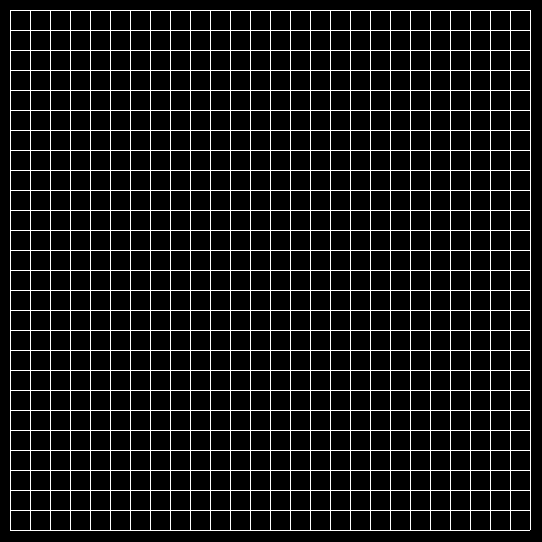
Frame 1 (no input)
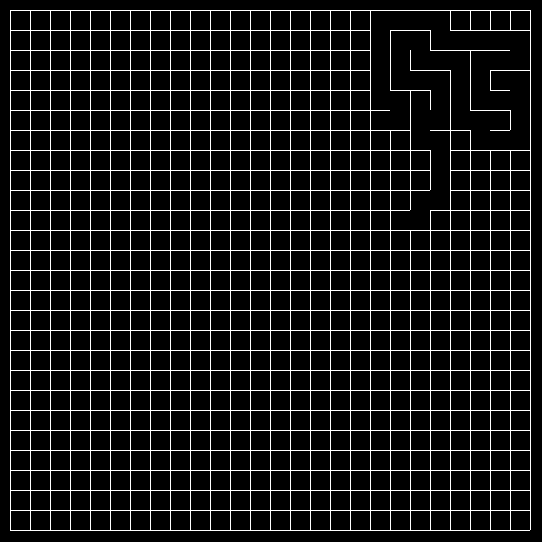
Frame 60 (no input)
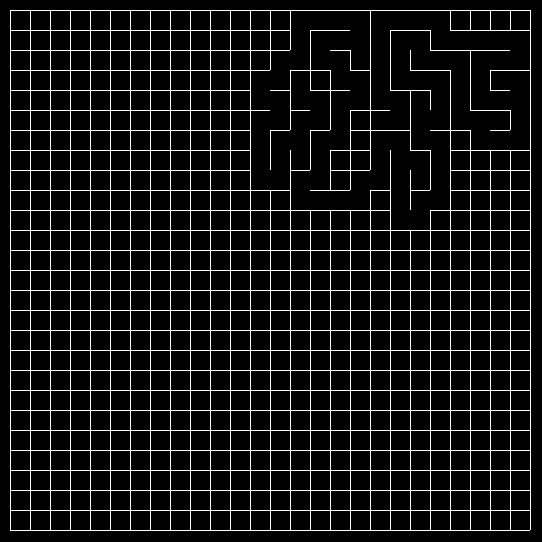
Frame 120 (the mouse pressed at the canvas centre since frame 60)

The p5.js sketch that drew these frames (run headless with seeded random() and noise() and a simulated clock; from frame 60 on, the mouse is pressed at the canvas centre):

// p5.js sketch
// ── sketch.js
var grid;
var cellSize;
var start;

var doneOnce = false;
var mouseActivated = false;
var done = false;

var stack = [];

// Algorithm taken from the Recursive Backtracker
// https://en.wikipedia.org/wiki/Maze_generation_algorithm

function setup() {
  createCanvas(542, 542);

  cellSize = 20;
  grid = new Grid();

  start = true;

  frameRate(30);
}

function draw() {
  background(0);

  grid.show();

  if (start) {
    var randX = floor(random(grid.cols));
    var randY = floor(random(grid.rows));
    var i = randX * grid.rows + randY;
    grid.cells[i].visited = true;
    grid.cells[i].highlight(color(255, 0, 0));
    stack.push(grid.cells[i]);
    start = false;
  } else if (!done) {
    var c = stack[stack.length - 1];
    var availNeighbors = [];
    for (var i=0; i<c.neighbors.length; i++) {
      if (!c.neighbors[i].visited) {
        availNeighbors.push(c.neighbors[i]);
      }
    }

    if (availNeighbors.length > 0) {
      var randN = floor(random(availNeighbors.length));
      var nextC = availNeighbors[randN];
      nextC.visited = true;
      nextC.highlight(color(0, 255, 0));
      var wallNum;
      if (c.pos.x == nextC.pos.x) {
        if (c.pos.y < nextC.pos.y) {
          wallNum = nextC.pos.x * (grid.rows + 1) + nextC.pos.y;
        } else {
          wallNum = c.pos.x * (grid.rows + 1) + c.pos.y;
        }
      } else {
        if (c.pos.x < nextC.pos.x) {
          wallNum = nextC.pos.x * grid.rows + nextC.pos.y + (grid.rows * grid.rows + grid.cols);
        } else {
          wallNum = c.pos.x * grid.rows + c.pos.y + (grid.rows * grid.rows + grid.cols);
        }
      }
      grid.walls[wallNum].visible = false;
      stack.push(nextC);
    } else {
      stack.pop();
      if (stack.length == 0) {
        openEnds();
        done = true;
      }
      c.highlight(color(0, 0, 255));
    }

  }

  if (mouseActivated) {
    noStroke();
    fill(255, 0, 0);
    ellipse(mouseX, mouseY, 5, 5);
  }

}

function openEnds() {
  if (!doneOnce) {
    doneOnce = true;
    var l = grid.walls.length;
    grid.walls[l/2 + 1].visible = false;
    grid.walls[l - 2].visible = false;
    mouseActivated = true;
  } else {
    console.log("DONE");
    noLoop();
  }
}

// ── cell.js
function Cell(x, y) {
  this.pos = createVector(x, y);
  this.width = cellSize;
  this.height = cellSize;
  this.color = color(255);

  this.visited = false;

  this.neighbors = [];

  this.makeNeighbors = function(rows, cols, cells) {
    var i = rows * this.pos.x + this.pos.y;
    if (this.pos.y != rows - 1) this.neighbors.push(cells[i+1]);
    if (this.pos.y != 0) this.neighbors.push(cells[i-1]);
    if (this.pos.x != cols - 1) this.neighbors.push(cells[i+rows]);
    if (this.pos.x != 0) this.neighbors.push(cells[i-rows]);
  }

  this.highlight = function(col) {
    this.color = col;
  }

  this.showNeighbors = function() {
    for (var i=0; i<this.neighbors.length; i++) {
      this.neighbors[i].highlight(color(255, 0, 0));
    }
  }

  this.show = function() {
    stroke(this.color);
    strokeWeight(5);
    //point(cellSize + this.width*this.pos.x, cellSize + this.height*this.pos.y);
    /*var spot = "(" + this.pos.x + ", " + this.pos.y + ")";
    stroke(255, 0, 0);
    text(spot, 50+50*this.pos.x, 50+50*this.pos.y);*/
  }
}

// ── grid.js
function Grid() {
  this.rows = 26;
  this.cols = 26;

  this.cells = [];
  for (var i=0; i < this.cols; i++) {
    for (var j=0; j < this.rows; j++) {
      this.cells.push(new Cell(i, j));
    }
  }

  for (var i=0; i<this.cells.length; i++) {
    this.cells[i].makeNeighbors(this.rows, this.cols, this.cells);
  }

  this.walls = [];
  for (var i=0; i < this.cols; i++) {
    for (var j=0; j < this.rows + 1; j++) {
      //this.walls.push(new Wall(i, j, true, i*11 + j));
      this.walls.push(new Wall(i, j, true));
    }
  }
  for (var i=0; i < this.cols + 1; i++) {
    for (var j=0; j < this.rows; j++) {
      //this.walls.push(new Wall(i, j, false, 110 + i*10+j));
      this.walls.push(new Wall(i, j, false));
    }
  }

  this.show = function() {
    for (var i=0; i < this.cols; i++) {
      for (var j=0; j < this.rows; j++) {
        this.cells[i + j*this.cols].show();
      }
    }

    for (var i=0; i < this.walls.length; i++) {
      this.walls[i].show();
    }
  }

  this.allVisited = function() {
    var all = true;
    for (var i=0; i<this.cells.length; i++) {
      if (!this.cells[i].visited) {
        all = false;
      }
    }
    return all;
  }
}

// ── wall.js
function Wall(x, y, h) {
  this.pos = createVector(x, y);
  this.horizontal = h;

  //this.i = i;

  this.color = color(255);

  this.visible = true;

  this.highlight = function(col) {
    this.color = col;
  }

  this.show = function() {
    if (this.visible) {
      fill(this.color);
      noStroke();
      if (this.horizontal) {
        rect(cellSize/2 + cellSize*this.pos.x, cellSize/2 + cellSize*this.pos.y, cellSize, 1);
        //text(i, cellSize + cellSize*this.pos.x, cellSize/2 + cellSize*this.pos.y)
      } else {
        rect(cellSize/2 + cellSize*this.pos.x, cellSize/2 + cellSize*this.pos.y, 1, cellSize);
        //text(i, cellSize/2 + cellSize*this.pos.x, cellSize/2 + cellSize*this.pos.y + cellSize/2);
      }
    }
  }
}
